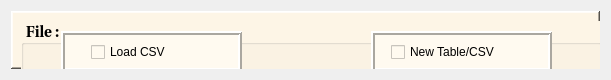
     <widget class="QWidget" name="verticalLayoutWidget_5">
      <property name="geometry">
       <rect>
        <x>10</x>
        <y>10</y>
        <width>611</width>
        <height>80</height>
       </rect>
      </property>
      <layout class="QVBoxLayout" name="verticalLayout_3">
       <item>
        <widget class="QFrame" name="frame_file">
         <property name="styleSheet">
          <string notr="true">background-color: rgb(253, 245, 230);
</string>
         </property>
         <property name="frameShape">
          <enum>QFrame::WinPanel</enum>
         </property>
         <property name="frameShadow">
          <enum>QFrame::Raised</enum>
         </property>
         <widget class="QGroupBox" name="groupBox">
          <property name="enabled">
           <bool>true</bool>
          </property>
          <property name="geometry">
           <rect>
            <x>10</x>
            <y>10</y>
            <width>581</width>
            <height>51</height>
           </rect>
          </property>
          <property name="font">
           <font>
            <family>Utopia</family>
            <pointsize>11</pointsize>
            <weight>75</weight>
            <bold>true</bold>
           </font>
          </property>
          <property name="autoFillBackground">
           <bool>false</bool>
          </property>
          <property name="styleSheet">
           <string notr="true">background-color: rgb(253, 245, 230);</string>
          </property>
          <property name="title">
           <string> File :</string>
          </property>
          <widget class="QFrame" name="frame_load">
           <property name="geometry">
            <rect>
             <x>40</x>
             <y>10</y>
             <width>181</width>
             <height>41</height>
            </rect>
           </property>
           <property name="styleSheet">
            <string notr="true">background-color:rgb(255, 250, 240)</string>
           </property>
           <property name="frameShape">
            <enum>QFrame::Box</enum>
           </property>
           <property name="frameShadow">
            <enum>QFrame::Raised</enum>
           </property>
           <property name="lineWidth">
            <number>2</number>
           </property>
           <widget class="QCheckBox" name="checkBox_load">
            <property name="geometry">
             <rect>
              <x>30</x>
              <y>10</y>
              <width>93</width>
              <height>22</height>
             </rect>
            </property>
            <property name="text">
             <string>Load CSV</string>
            </property>
           </widget>
          </widget>
          <widget class="QFrame" name="frame_new">
           <property name="geometry">
            <rect>
             <x>350</x>
             <y>10</y>
             <width>181</width>
             <height>41</height>
            </rect>
           </property>
           <property name="styleSheet">
            <string notr="true">background-color:rgb(255, 250, 240)</string>
           </property>
           <property name="frameShape">
            <enum>QFrame::Box</enum>
           </property>
           <property name="frameShadow">
            <enum>QFrame::Raised</enum>
           </property>
           <property name="lineWidth">
            <number>2</number>
           </property>
           <widget class="QCheckBox" name="checkBox_NEWCSV">
            <property name="geometry">
             <rect>
              <x>20</x>
              <y>10</y>
              <width>131</width>
              <height>22</height>
             </rect>
            </property>
            <property name="text">
             <string>New Table/CSV</string>
            </property>
            <property name="checked">
             <bool>false</bool>
            </property>
           </widget>
          </widget>
         </widget>
        </widget>
       </item>
      </layout>
     </widget>
